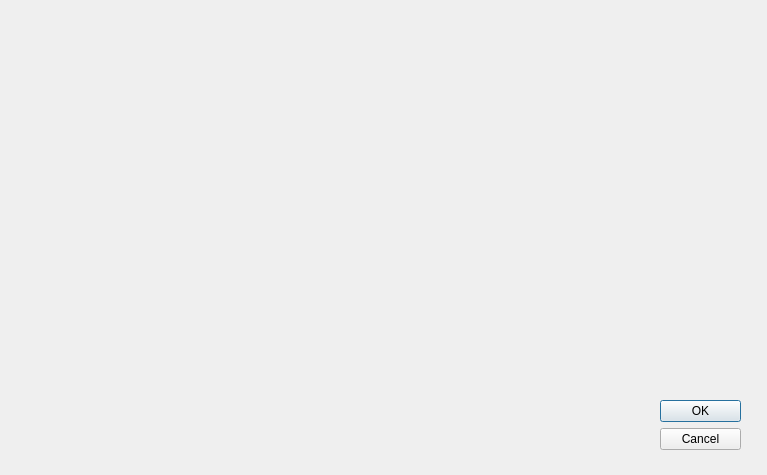
<?xml version="1.0" encoding="UTF-8"?>
<ui version="4.0">
 <class>Interface_menu</class>
 <widget class="QDialog" name="Interface_menu">
  <property name="geometry">
   <rect>
    <x>0</x>
    <y>0</y>
    <width>767</width>
    <height>475</height>
   </rect>
  </property>
  <property name="windowTitle">
   <string>Dialog</string>
  </property>
  <property name="styleSheet">
   <string notr="true">#Interface{
background-image: url(:/sucai2/背景1.jpg);}</string>
  </property>
  <widget class="QDialogButtonBox" name="buttonBox">
   <property name="geometry">
    <rect>
     <x>660</x>
     <y>400</y>
     <width>81</width>
     <height>71</height>
    </rect>
   </property>
   <property name="orientation">
    <enum>Qt::Vertical</enum>
   </property>
   <property name="standardButtons">
    <set>QDialogButtonBox::Cancel|QDialogButtonBox::Ok</set>
   </property>
  </widget>
  <widget class="QLabel" name="label">
   <property name="geometry">
    <rect>
     <x>620</x>
     <y>20</y>
     <width>151</width>
     <height>351</height>
    </rect>
   </property>
   <property name="styleSheet">
    <string notr="true">image: url(:/sucai2/前台素材2.png);</string>
   </property>
   <property name="text">
    <string/>
   </property>
  </widget>
 </widget>
 <resources/>
 <connections>
  <connection>
   <sender>buttonBox</sender>
   <signal>accepted()</signal>
   <receiver>Interface_menu</receiver>
   <slot>accept()</slot>
   <hints>
    <hint type="sourcelabel">
     <x>248</x>
     <y>254</y>
    </hint>
    <hint type="destinationlabel">
     <x>157</x>
     <y>274</y>
    </hint>
   </hints>
  </connection>
  <connection>
   <sender>buttonBox</sender>
   <signal>rejected()</signal>
   <receiver>Interface_menu</receiver>
   <slot>reject()</slot>
   <hints>
    <hint type="sourcelabel">
     <x>316</x>
     <y>260</y>
    </hint>
    <hint type="destinationlabel">
     <x>286</x>
     <y>274</y>
    </hint>
   </hints>
  </connection>
 </connections>
</ui>
